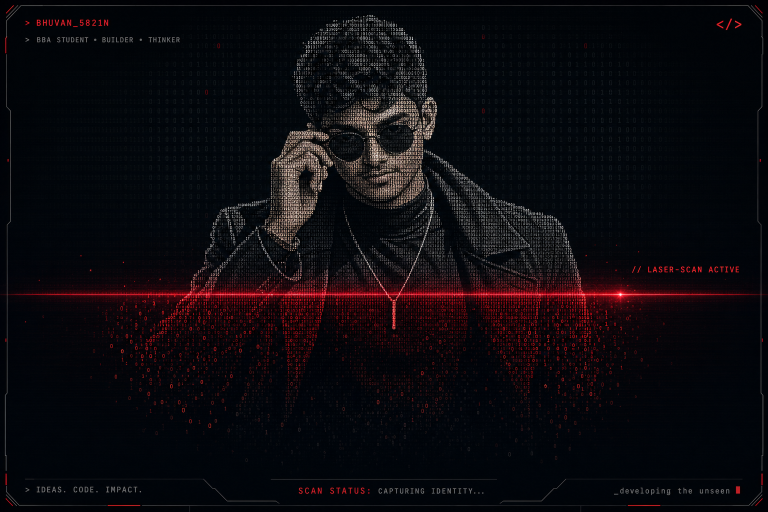
#> input picture assets/laser/bhuvan-binary-laser-portrait.png, 1536 x 1024 px (shown at 1/2 size)
$ python build_laser_svg.py
#> lines starting #> are read from the running program, lines starting #| are printed output that depends on the picture
"""Generate a self-contained, animated 0/1 laser portrait for the README."""

from __future__ import annotations

import random
from pathlib import Path

from PIL import Image, ImageEnhance, ImageOps


ROOT = Path(__file__).resolve().parents[2]
# Sampled only for luminance; no raster image is embedded in the resulting SVG.
SOURCE = ROOT / "assets" / "laser" / "bhuvan-binary-laser-portrait.png"
OUTPUT = ROOT / "assets" / "laser" / "bhuvan-laser.svg"
WIDTH, HEIGHT = 840, 540
FRAME_X, FRAME_Y, FRAME_W, FRAME_H = 16, 50, 808, 450
# A larger centered region gives the face, sunglasses, and hand more presence.
PORTRAIT_X, PORTRAIT_W = 75, 690
COLUMNS, ROWS = 128, 80
TOTAL_DURATION, ROW_DURATION = 3.2, 0.11
FONT_SIZE = 8.0
FONT = "ui-monospace, SFMono-Regular, Menlo, Monaco, Consolas, Liberation Mono, monospace"
TONES = ((172, "#ff5a6e", 1.00), (132, "#ff3b55", .92), (96, "#ff1744", .84), (65, "#b30026", .74), (39, "#7a0018", .64), (22, "#4b0010", .54))


def sample_tone(value: int) -> tuple[str, float, float] | None:
    for threshold, colour, opacity in TONES:
        if value >= threshold:
            return colour, opacity, min(1.0, .40 + value / 205)
    return None


def create_binary_rows() -> list[str]:
    """Map image luminance to visible 0/1 glyphs, with deterministic sparseness."""
    image = Image.open(SOURCE).convert("L")
    image = image.crop((320, 0, 1210, 940))
    # Preserve the already-dark background so isolated source noise stays invisible.
    image = ImageEnhance.Brightness(ImageEnhance.Contrast(image).enhance(1.80)).enhance(1.22)
    image = image.resize((COLUMNS, ROWS), Image.Resampling.LANCZOS)
    pixels, randomizer, result = image.load(), random.Random(5821), []
    row_height = FRAME_H / ROWS

    for y in range(ROWS):
        runs: list[tuple[str, float, str]] = []
        active: tuple[str, float] | None = None
        chars: list[str] = []
        for x in range(COLUMNS):
            tone = sample_tone(pixels[x, y])
            style = (tone[0], tone[1]) if tone and randomizer.random() <= tone[2] else None
            char = ("1" if randomizer.getrandbits(1) else "0") if style else " "
            if style != active:
                if chars:
                    colour, opacity = active if active else ("#0d1117", 0.0)
                    runs.append((colour, opacity, "".join(chars)))
                active, chars = style, [char]
            else:
                chars.append(char)
        if chars:
            colour, opacity = active if active else ("#0d1117", 0.0)
            runs.append((colour, opacity, "".join(chars)))
        glyphs = "".join(f'<tspan fill="{colour}" fill-opacity="{opacity:.2f}">{text}</tspan>' for colour, opacity, text in runs)
        baseline = FRAME_Y + (y + .79) * row_height
        result.append(f'<text x="{PORTRAIT_X}" y="{baseline:.3f}" textLength="{PORTRAIT_W}" lengthAdjust="spacingAndGlyphs" font-family="{FONT}" font-size="{FONT_SIZE}" xml:space="preserve">{glyphs}</text>')
    return result


def laser(index: int, start: float, row_height: float) -> str:
    y = FRAME_Y + (index + .5) * row_height
    return f'''<g class="laser-head" opacity="0"><animate attributeName="opacity" values="0;1;1;0" keyTimes="0;.06;.86;1" begin="{start:.3f}s" dur="{ROW_DURATION:.3f}s" fill="freeze"/><animateTransform attributeName="transform" type="translate" from="{PORTRAIT_X} {y:.3f}" to="{PORTRAIT_X + PORTRAIT_W} {y:.3f}" begin="{start:.3f}s" dur="{ROW_DURATION:.3f}s" fill="freeze"/>
<line x1="-58" x2="-8" stroke="#4b0010" stroke-width="1.5" opacity=".9"/><line x1="-30" x2="-7" stroke="#ff1744" stroke-width="1.65" filter="url(#trail)"/><circle r="10" fill="#ff003c" opacity=".44" filter="url(#laser-glow)"/><circle r="4.4" fill="#ff1744"/><circle r="1.45" fill="#ff5a6e"/><circle cx="-6" cy="-5" r=".75" fill="#ff3b55"/><circle cx="6" cy="4" r=".65" fill="#ff3b55"/><path d="M7 -5l2 -2M-5 6l-2 2" stroke="#ff3b55" stroke-width=".8" stroke-linecap="round"/></g>'''


def build_svg(rows: list[str]) -> str:
    row_height, delay = FRAME_H / ROWS, (TOTAL_DURATION - ROW_DURATION) / (ROWS - 1)
    clips, revealed, lasers = [], [], []
    for index, row in enumerate(rows):
        y, start = FRAME_Y + index * row_height, index * delay
        clips.append(f'<clipPath id="row-{index}" clipPathUnits="userSpaceOnUse"><rect x="{PORTRAIT_X}" y="{y:.3f}" width="0" height="{row_height + .25:.3f}"><animate attributeName="width" from="0" to="{PORTRAIT_W}" begin="{start:.3f}s" dur="{ROW_DURATION:.3f}s" fill="freeze"/></rect></clipPath>')
        revealed.append(f'<g clip-path="url(#row-{index})">{row}</g>')
        lasers.append(laser(index, start, row_height))
    final_rows = "".join(rows)
    return f'''<svg xmlns="http://www.w3.org/2000/svg" width="{WIDTH}" height="{HEIGHT}" viewBox="0 0 {WIDTH} {HEIGHT}" role="img" aria-labelledby="title desc">
<title id="title">Bhuvan animated binary laser-scan portrait</title><desc id="desc">A portrait of Bhuvan made from binary zero and one characters is drawn row by row by a red laser.</desc>
<defs><linearGradient id="surface" x1="0" y1="0" x2="1" y2="1"><stop stop-color="#12070b"/><stop offset=".55" stop-color="#090306"/><stop offset="1" stop-color="#050203"/></linearGradient><filter id="laser-glow" x="-300%" y="-300%" width="700%" height="700%"><feGaussianBlur stdDeviation="3.4"/></filter><filter id="trail" x="-120%" y="-400%" width="340%" height="900%"><feGaussianBlur stdDeviation="1.3"/></filter>{''.join(clips)}</defs>
<rect width="{WIDTH}" height="{HEIGHT}" rx="12" fill="url(#surface)"/><rect x=".5" y=".5" width="{WIDTH - 1}" height="{HEIGHT - 1}" rx="11.5" fill="none" stroke="#3a0a12"/><path d="M1 34h838" stroke="#3a0a12"/><circle cx="18" cy="17" r="3.4" fill="#ff1744"/><circle cx="30" cy="17" r="3.4" fill="#7a0018"/><circle cx="42" cy="17" r="3.4" fill="#240008"/>
<text x="58" y="21" fill="#7a0018" font-family="{FONT}" font-size="10.5">bhuvan@github: ~/identity-scan</text><text x="791" y="21" fill="#ff3b55" font-family="{FONT}" font-size="11" text-anchor="end">&gt; 01</text><rect x="{FRAME_X}" y="{FRAME_Y}" width="{FRAME_W}" height="{FRAME_H}" rx="5" fill="#050203" stroke="#3a0a12"/>
{''.join(revealed)}<g opacity="0"><set attributeName="opacity" to="1" begin="{TOTAL_DURATION:.3f}s" fill="freeze"/>{final_rows}</g><rect x="{FRAME_X}" y="{FRAME_Y}" width="{FRAME_W}" height="{FRAME_H}" rx="5" fill="none" stroke="#3a0a12"/>{''.join(lasers)}
<path d="M16 518h808" stroke="#3a0a12"/><text x="16" y="533" fill="#7a0018" font-family="{FONT}" font-size="10">&gt; binary-render.exe --subject bhuvan --status: COMPLETE</text></svg>'''


def main() -> None:
    if not SOURCE.exists():
        raise FileNotFoundError(f"Portrait source not found: {SOURCE}")
    rows = create_binary_rows()
#> in create_binary_rows, `image = Image.open(SOURCE).convert("L")`:
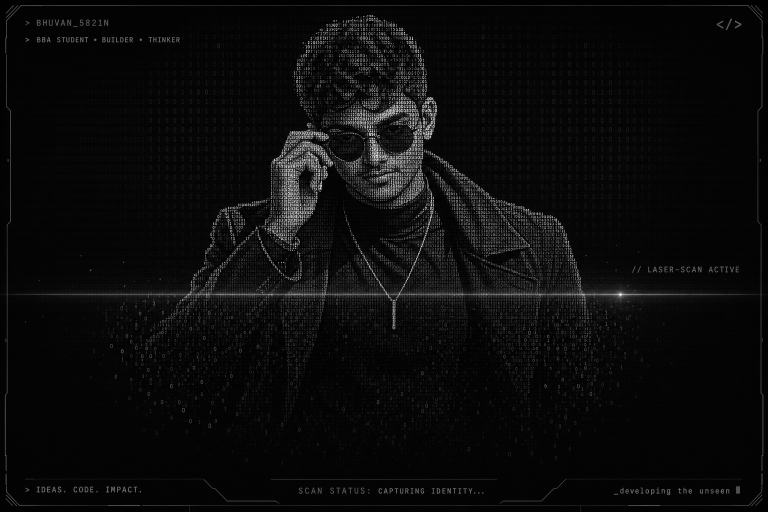
#> image: PIL image 1536x1024 L (shown at 1/2 size); min 0, max 254, mean 11.3
#> in create_binary_rows, `image = image.crop((320, 0, 1210, 940))`:
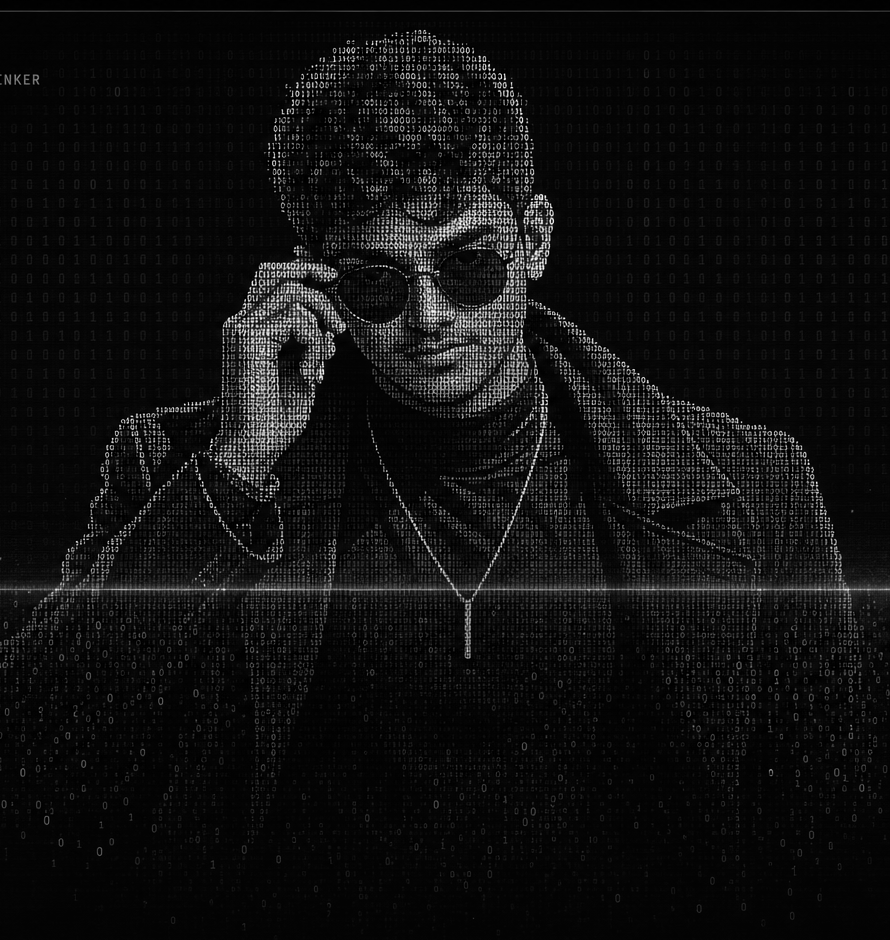
#> image: PIL image 890x940 L; min 0, max 254, mean 15.8
#> in create_binary_rows, `image = ImageEnhance.Brightness(ImageEnhance.Contrast(image).enhance(1..`:
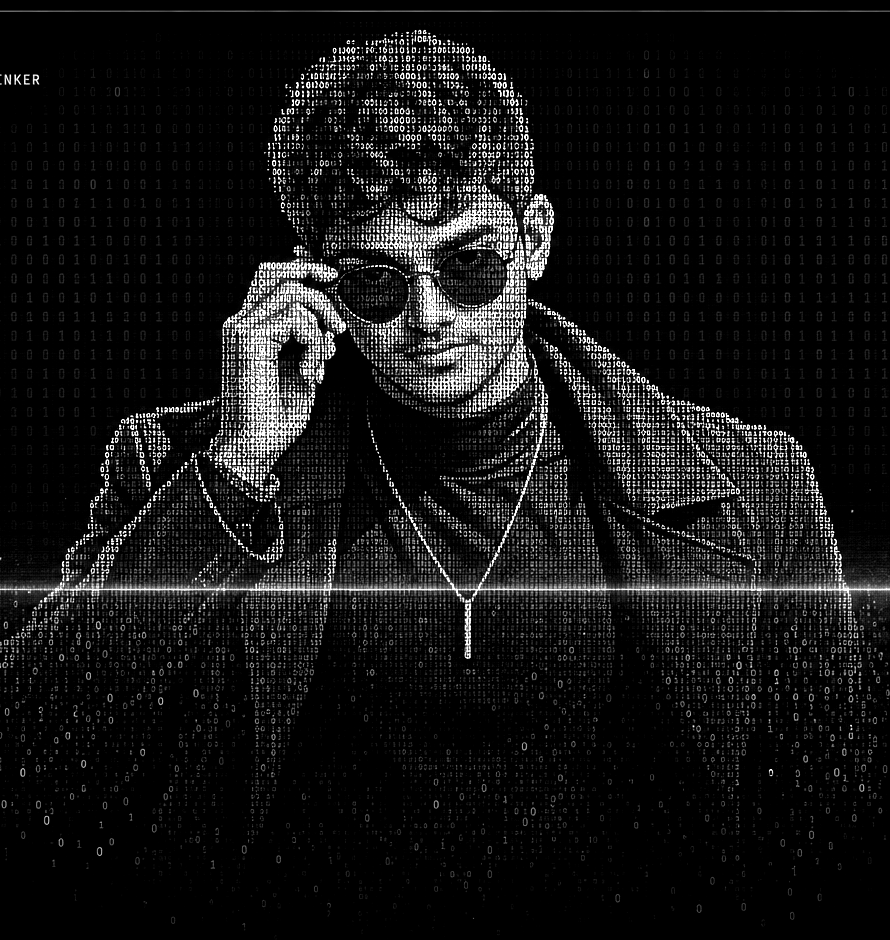
#> image: PIL image 890x940 L; min 0, max 255, mean 20.8
#> in create_binary_rows, `image = image.resize((COLUMNS, ROWS), Image.Resampling.LANCZOS)`:
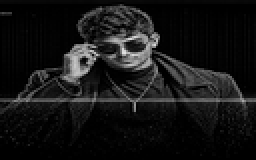
#> image: PIL image 128x80 L (shown 2 times larger); min 0, max 226, mean 21.1
#> in create_binary_rows, `pixels, randomizer, result = image.load(), random.Random(5821), []`: result = []
#> after the loop in create_binary_rows, `for y in range(ROWS):`: result = 80 items
#> rows = 80 items
    OUTPUT.write_text(build_svg(rows), encoding="utf-8")
#> the loop in build_svg, `for index, row in enumerate(rows):` made 80 passes
#> start on passes 1 to 12: 0, 0.0391, 0.0782, 0.117, 0.156, 0.196, 0.235, 0.274, 0.313, 0.352, 0.391, 0.43
    print(f"source={SOURCE}\ngrid={COLUMNS}x{ROWS}\nrows={ROWS}\nduration={TOTAL_DURATION:.2f}s\nsvg={WIDTH}x{HEIGHT}\noutput={OUTPUT}\nsize={OUTPUT.stat().st_size} bytes")


if __name__ == "__main__":
    main()
